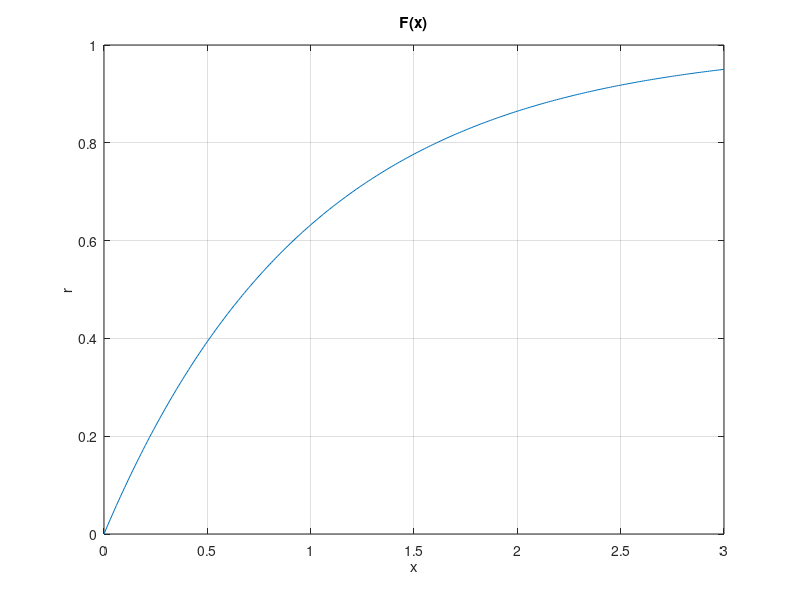
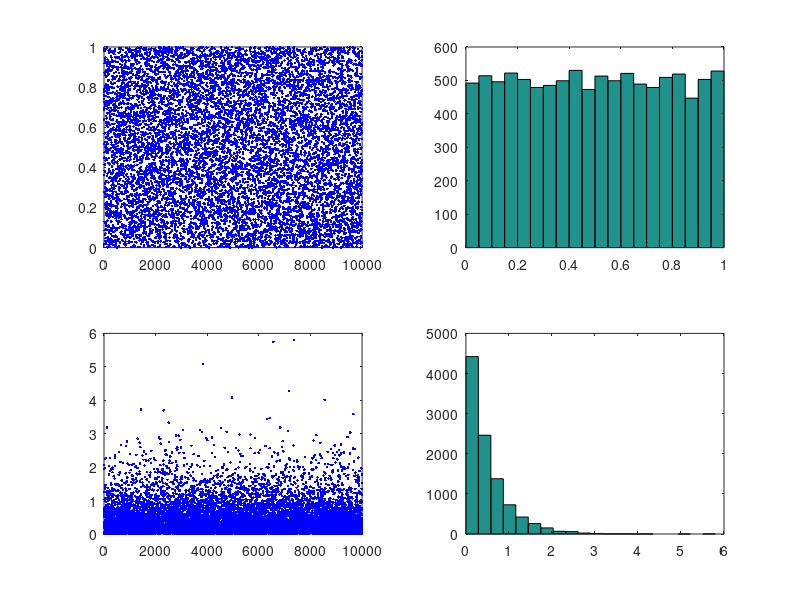

MATLAB code to generate these figures, in order:
% rand_transform1.m
% R[0,1] --> Dowolny rozklad o zadanej dystrybuancie
% F(x) = 1-exp(-lamb*x) = r --> x=?
x = 0 : 0.01 : 3;
lamb = 1; F = 1-exp(-lamb*x);
plot( x, F ); xlabel('x'); ylabel('r'); title('F(x)'); grid; pause
disp('Rownomierny R[0,1] --> o dowolnej dystrybuancie');
N = 10000;
lamb = 2;
r = rand(1,N);
x = - (1/lamb)*log(1 - r);
figure;
subplot(221); plot(r,'b.'); subplot(222); hist(r,20);
subplot(223); plot(x,'b.'); subplot(224); hist(x,20); pause
% Dystrybuanta – funkcja rzeczywista jednoznacznie wyznaczająca rozkład prawdopodobieństwa
